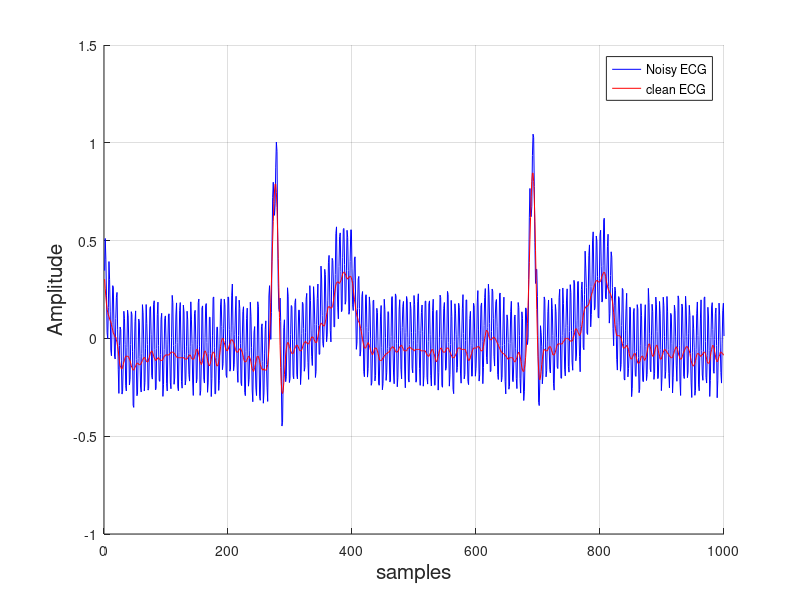
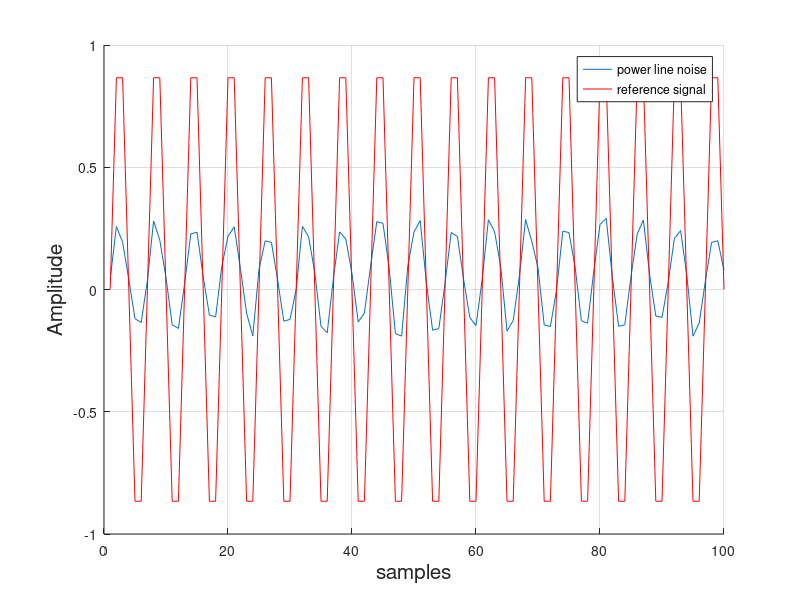

MATLAB code for these plots, in order: (Note: this script raises an error after producing the figures.)
clear all
close all
clc

load('ECG_database.mat');

f = 60; %Hz
fs = 360; %samples/s

ecg_clean = Data1/max(Data1); %normalizando dataset
pl = (rand/2)*sin(2*pi*f*(0:LENGTH-1)/fs) + rand(LENGTH,1)'/10; %criando o ruido da rede
ref = sin(2*pi*f*(0:length(Data1)-1)/fs); %criando um sinal de referencia (correlacionado a pl)
ecg_noisy = ecg_clean+pl; %

figure()
hold on
plot(ecg_noisy(1:1000), 'b')
plot(ecg_clean(1:1000), 'r')
grid()
xlabel('samples','fontsize', 15)
ylabel('Amplitude','fontsize', 15)
legend('Noisy ECG', 'clean ECG')

figure()
hold on
plot(pl(1:100))
plot(ref(1:100), 'r')
grid()
xlabel('samples','fontsize', 15)
ylabel('Amplitude','fontsize', 15)
legend('power line noise', 'reference signal')

M = 2; %coeficientes
mu = 0.02; %passo
lambda = 1; %fator de esquecimento

[e_LMS, y_LMS, w_LMS] = myLMS(ecg_noisy, ref, mu, M);            %LMS
[e_NLMS, y_NLMS, w_NLMS] = myNLMS(ecg_noisy, ref, mu, M, 0.01);   %NLMS
[e_RLS, y_RLS, w_RLS] = myRLS(ecg_noisy, ref, lambda, M);        %RLS

figure()
subplot(3,1,1)
hold on
plot(e_LMS(1:1000), 'b')
plot(ecg_clean(1:1000), 'r')
legend('LMS filtered', 'clean ECG')
ylabel('Amplitude','fontsize', 15)
grid()
subplot(3,1,2)
hold on
plot(e_NLMS(1:1000), 'b')
plot(ecg_clean(1:1000), 'r')
legend('NLMS filtered', 'clean ECG')
ylabel('Amplitude','fontsize', 15)
grid()
subplot(3, 1, 3)
hold on
plot(e_RLS(1:1000), 'b')
plot(ecg_clean(1:1000), 'r')
legend('RLS filtered', 'clean ECG')
ylabel('Amplitude','fontsize', 15)
xlabel('samples','fontsize', 15)
grid()

[e_LMS_pl, y_LMS_pl, w_LMS_pl] = myLMS(ecg_noisy, pl, mu, M);            %LMS
[e_NLMS_pl, y_NLMS_pl, w_NLMS_pl] = myNLMS(ecg_noisy, pl, mu, M, 0.01);   %NLMS
[e_RLS_pl, y_RLS_pl, w_RLS_pl] = myRLS(ecg_noisy, pl, lambda, M);        %RLS

figure()
subplot(3,1,1)
hold on
plot(e_LMS_pl(1:1000), 'b')
plot(ecg_clean(1:1000), 'r')
legend('LMS filtered', 'clean ECG')
ylabel('Amplitude','fontsize', 15)
grid()
subplot(3,1,2)
hold on
plot(e_NLMS_pl(1:1000), 'b')
plot(ecg_clean(1:1000), 'r')
legend('NLMS filtered', 'clean ECG')
ylabel('Amplitude','fontsize', 15)
grid()
subplot(3, 1, 3)
hold on
plot(e_RLS_pl(1:1000), 'b')
plot(ecg_clean(1:1000), 'r')
legend('RLS filtered', 'clean ECG')
ylabel('Amplitude','fontsize', 15)
xlabel('samples','fontsize', 15)
grid()
